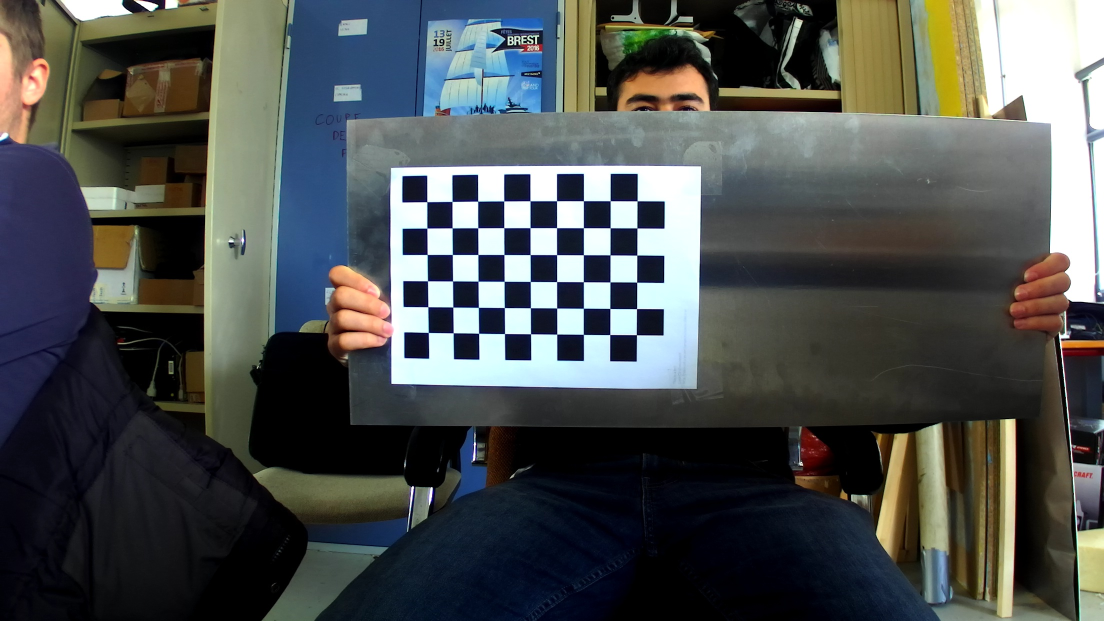
#> input picture Brouillon_&_Tests/chessboards/zed_picR_cal1.jpg, 2208 x 1242 px (shown at 1/2 size)
$ python zed_calibration.py   (Python 2 division)
#> lines starting #> are read from the running program, lines starting #| are printed output that depends on the picture; after the words box and inside, x2 and y2 are one past the last pixel; in counts of white or black regions, pixels touching at a corner belong together
import numpy as np
import cv2
import glob

# termination criteria
criteria = (cv2.TERM_CRITERIA_EPS + cv2.TERM_CRITERIA_MAX_ITER, 30, 0.001)

# prepare object points, like (0,0,0), (1,0,0), (2,0,0) ....,(6,5,0)
objp = np.zeros((6 * 7, 3), np.float32)
objp[:, :2] = np.mgrid[0:7, 0:6].T.reshape(-1, 2)

# Arrays to store object points and image points from all the images.
objpoints = []  # 3d point in real world space
imgpoints = []  # 2d points in image plane.

images = glob.glob('*.jpg')
images = ['chessboards/zed_picR_cal1.jpg',
          'chessboards/zed_picR_cal2.jpg',
          'chessboards/zed_picR_cal3.jpg',
          'chessboards/zed_picR_cal4.jpg'
          ]
images = [images[0]]

for fname in images:
    img = cv2.imread(fname)
#> img is the input picture: shape (1242, 2208, 3); mean B, G, R 79.1, 80, 76.3
    gray = cv2.cvtColor(img, cv2.COLOR_BGR2GRAY)
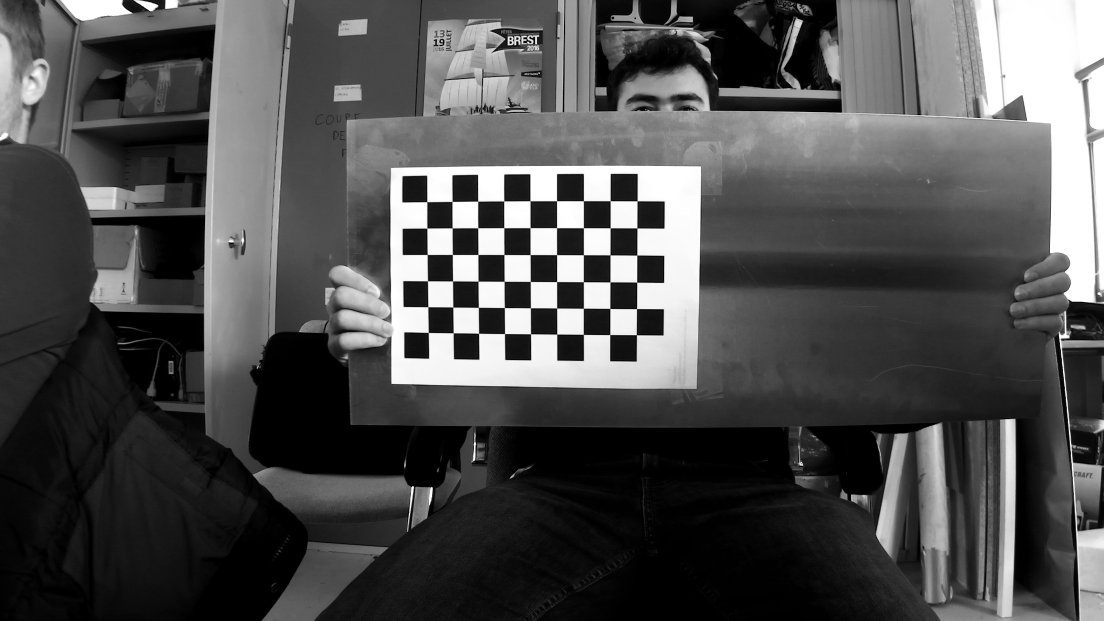
#> gray: shape (1242, 2208) (shown at 1/2 size); min 0, max 255, mean 78.8

    # Find the chess board corners
    ret, corners = cv2.findChessboardCorners(gray, (9, 6), None)
#> ret = True; corners = 54 rows, first 8: [854.3, 403.9], [904.5, 403.5], [955.9, 402.8], [1008.1, 402.5], [1060.5, 402.1], [1113.5, 402.1], [1167.3, 402], [1220.8, 402.1]

    # If found, add object points, image points (after refining them)
    print fname, ret
#| chessboards/zed_picR_cal1.jpg True
    if ret is True:
        objpoints.append(objp)

        corners2 = cv2.cornerSubPix(
            gray, corners, (11, 11), (-1, -1), criteria)
#> corners2 = 54 rows, first 8: [854.2, 404], [904.5, 403.4], [955.9, 402.8], [1008.1, 402.4], [1060.5, 402.2], [1113.6, 402.1], [1167.3, 402], [1220.7, 402.1]
        imgpoints.append(corners)

        # Draw and display the corners
        cv2.drawChessboardCorners(img, (9, 6), corners2, ret)
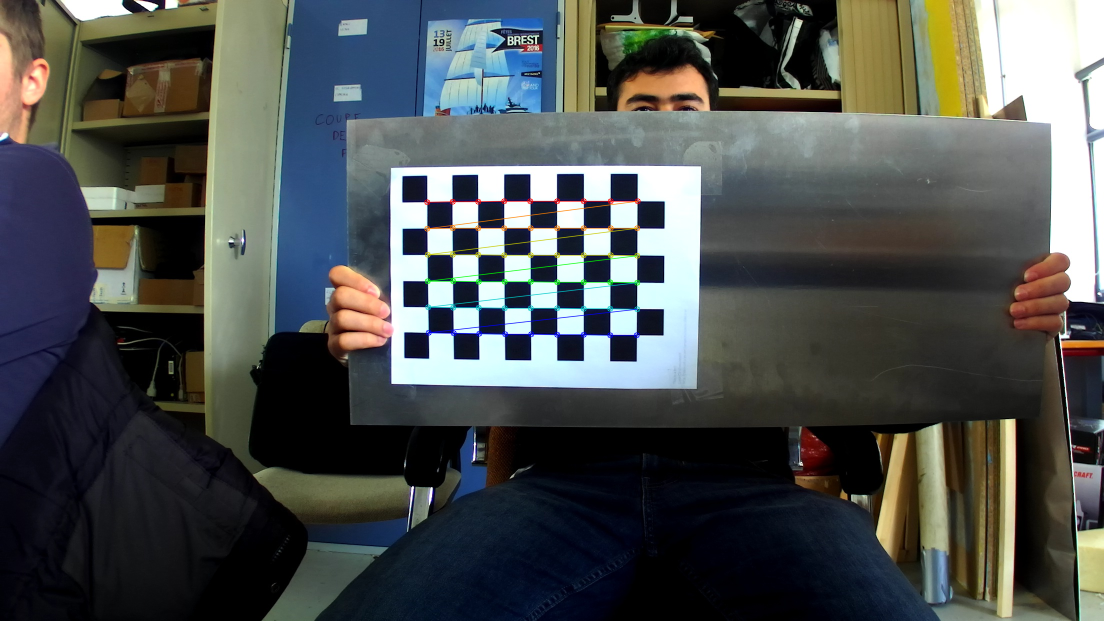
#> img: shape (1242, 2208, 3) (shown at 1/2 size); 0.66% of pixels changed, all inside (x1, y1, x2, y2) = (848, 396, 1282, 677)
        cv2.imshow('img', img)
        cv2.waitKey(100000)

        # Calibration
        # ret, mtx, dist, rvecs, tvecs = cv2.calibrateCamera(
        #     objpoints, imgpoints, gray.shape[::-1], None, None)

        # Undistortion
        # img = cv2.imread(fname)
        # h, w = img.shape[:2]
        # newcameramtx, roi = cv2.getOptimalNewCameraMatrix(
        #     mtx, dist, (w, h), 1, (w, h))
        # # undistort
        # dst = cv2.undistort(img, mtx, dist, None, newcameramtx)

        # # crop the image
        # x, y, w, h = roi
        # dst = dst[y:y + h, x:x + w]
        # cv2.imwrite(fname[12:], dst)

cv2.destroyAllWindows()
